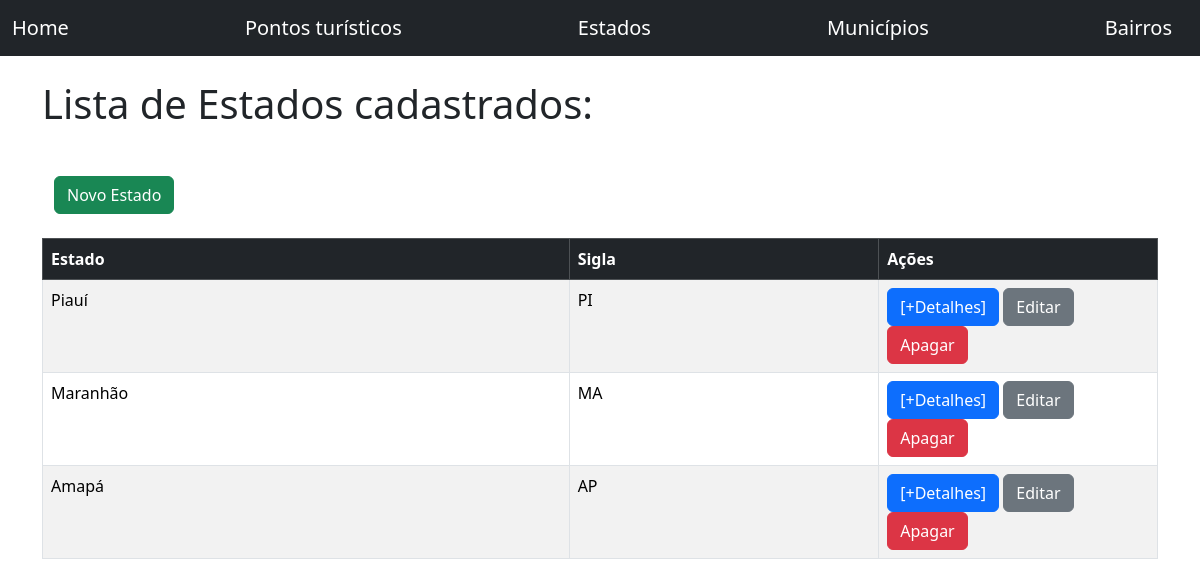
The page /estados/ on the database its author committed.
### core/models.py (models this page shows, shortened)
class Estado(models.Model):
    REGIOES=[
        ('N','Norte'),
        ('NE','Nordeste'),
        ('CO','Centro-oeste'),
        ('SE','Sudeste'),
        ('S','Sul'),
    ]
    nome= models.CharField(max_length=100)
    sigla= models.CharField (max_length=2)
    regiao= models.CharField(max_length=25, choices=REGIOES, null=True, blank=True)

### core/views.py (the view)
# urls.py: path('estados/', views.listar_estados, name= 'listar_estados'),
def listar_estados(request):
    estados = Estado.objects.all()
    dados = {
        'estados': estados
    }
    return render(request,'estados/listar.html',dados)

### templates/estados/listar.html
{% extends 'base.html' %}
{% block titulo %}
    Lista de Estados cadastrados:
{% endblock %}
{% block conteudo %}
<div class="row">
    <div class="col-md-12 p-4">
        <a class="btn btn-success" href="{% url 'cadastrar_estado' %}">Novo Estado</a>
    </div>
</div>
<div class="row">
    <div class="col-md-12">
        <table class="table table-bordered table-striped">
            <thead>
                <tr class="table-dark">
                    <th>Estado</th>
                    <th>Sigla</th>
                    <th style="width: 25%;">Ações</th>
                </tr>
            </thead>
            <tbody>
                {% for estado in estados %}
                    <tr>
                        <td>{{ estado.nome }}</td>
                        <td>{{ estado.sigla }}</td>
                        <td>
                        <a type="button" class="btn btn-primary" href="{% url 'detalhes_estado' estado.id %}">[+Detalhes]</a>
                        <a type="button" class="btn btn-secondary" href="{% url 'editar_estado' estado.id %}">Editar</a>
                        <a type="button" class="btn btn-danger" href="{% url 'apagar_estado' estado.id %}">Apagar</a>
                        </td>
                    </tr>
                {% empty %}
                <tr>
                    <td colspan='2'> Não existem estados cadastrados</td>
                </tr>
                {% endfor %}
            </tbody>
        </table>
    </div>
</div>
{% endblock %}

### rows shown on the page
Estado: nome "Piauí", sigla "PI"
Estado: nome "Maranhão", sigla "MA"
Estado: nome "Amapá", sigla "AP"
